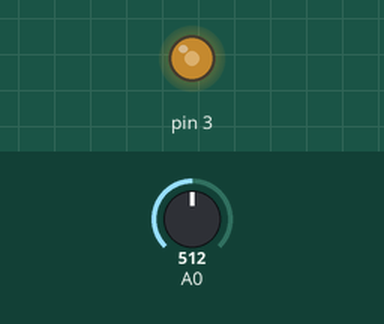
Simulated run of this sketch. Board: Arduino Uno, built with avr-gcc and run on an emulated ATmega328P. On the bench: output pins drawn as LEDs (lit = HIGH). Inputs (shaded band) come from the test bench; at power-on: A0 = 512.

Above: at 1.2 s.
1.3 s: A0 set to 716
At 2.4 s:
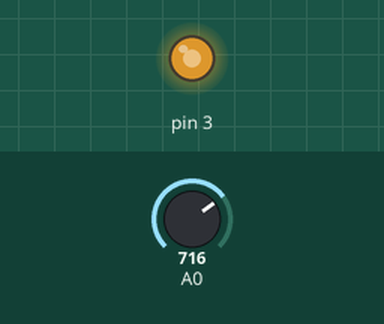
2.8 s: A0 set to 900
At 3.8 s:
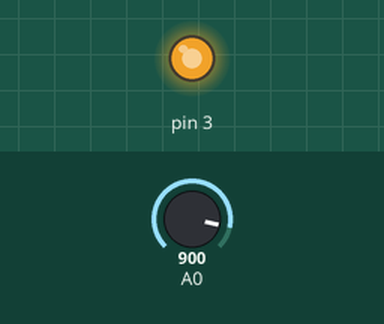
4.3 s: A0 set to 122
At 5.1 s:
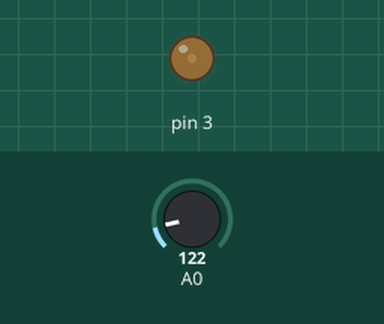
5.8 s: A0 set to 0
At 6.4 s:
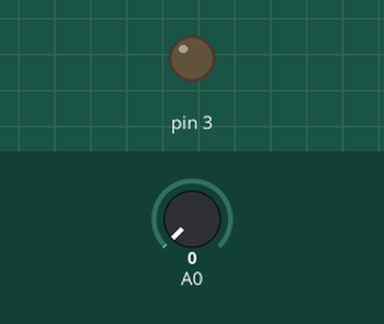
7.3 s: A0 set to 511
At 7.7 s:
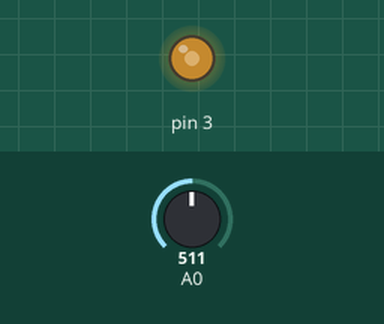
Timing chart, 0 to 9.8 s (numbered marks = the images above; inputs shaded):
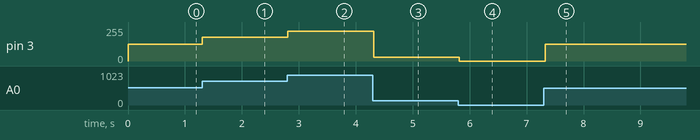

Measured:
- after the input at 1.3 s, pin 3: 127/255 → 178/255 at once
- after the input at 2.8 s, pin 3: 178/255 → 224/255 at once
- after the input at 4.3 s, pin 3: 224/255 → 30/255 at once
- after the input at 5.8 s, pin 3: 30/255 → 0/255 at once
- after the input at 7.3 s, pin 3: 0/255 → 127/255 at once

The sketch:

13-13.ino
```cpp
void setup() {
}

void loop() {
  unsigned int adjust;
  adjust = analogRead(0); // read potentiometer setting
  adjust = map(adjust, 0, 1023, 0, 255); // scale for PWM output
  analogWrite(3, adjust); // set PWM duty cycle
  delay(50);
}
```
